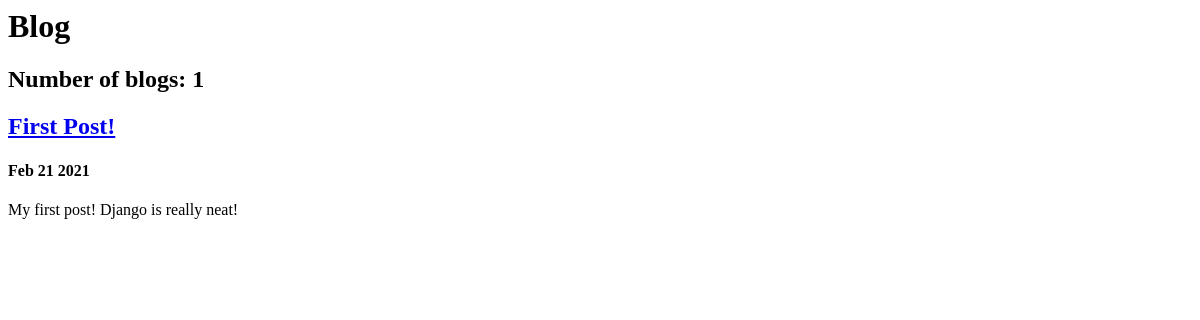
/blog/, run on an earlier commit of the app's database.
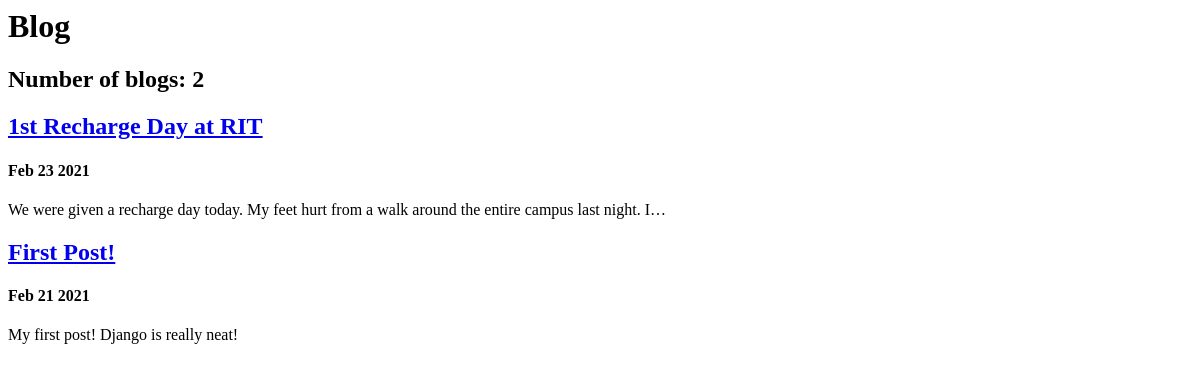
And on a later commit of the database.
### blog/models.py (models this page shows, shortened)
class Blog(models.Model):
    title = models.CharField(max_length=200)
    date = models.DateField()
    text = models.TextField()

### blog/views.py (the view)
# urls.py: path('', views.all_blogs, name='all_blogs'),
def all_blogs(request):
    blog_count = Blog.objects.count
    blogs = Blog.objects.order_by('-date')[:5]
    return render(request, 'blog/all_blogs.html', {'blogs': blogs, 'blog_count': blog_count})

### blog/templates/blog/all_blogs.html
<h1>Blog</h1>
<h2>Number of blogs: {{ blog_count }}</h2>
{% for blog in blogs %}
<a href="{% url 'blog:detail' blog.id %}"><h2>{{ blog.title }}</h2></a>
<h4>{{ blog.date|date:'M d Y' }}</h4>
<p>{{ blog.text|truncatechars:100 }}</p>
{% endfor %}

What changed in the data, as far as the page shows it:
added Blog: title "1st Recharge Day at RIT", date "Feb 23 2021", text "We were given a recharge day today. My feet hurt from a walk around the entire campus last night. I…"
Also different on the page:
{{ blog_count }}: "1" → "2"
